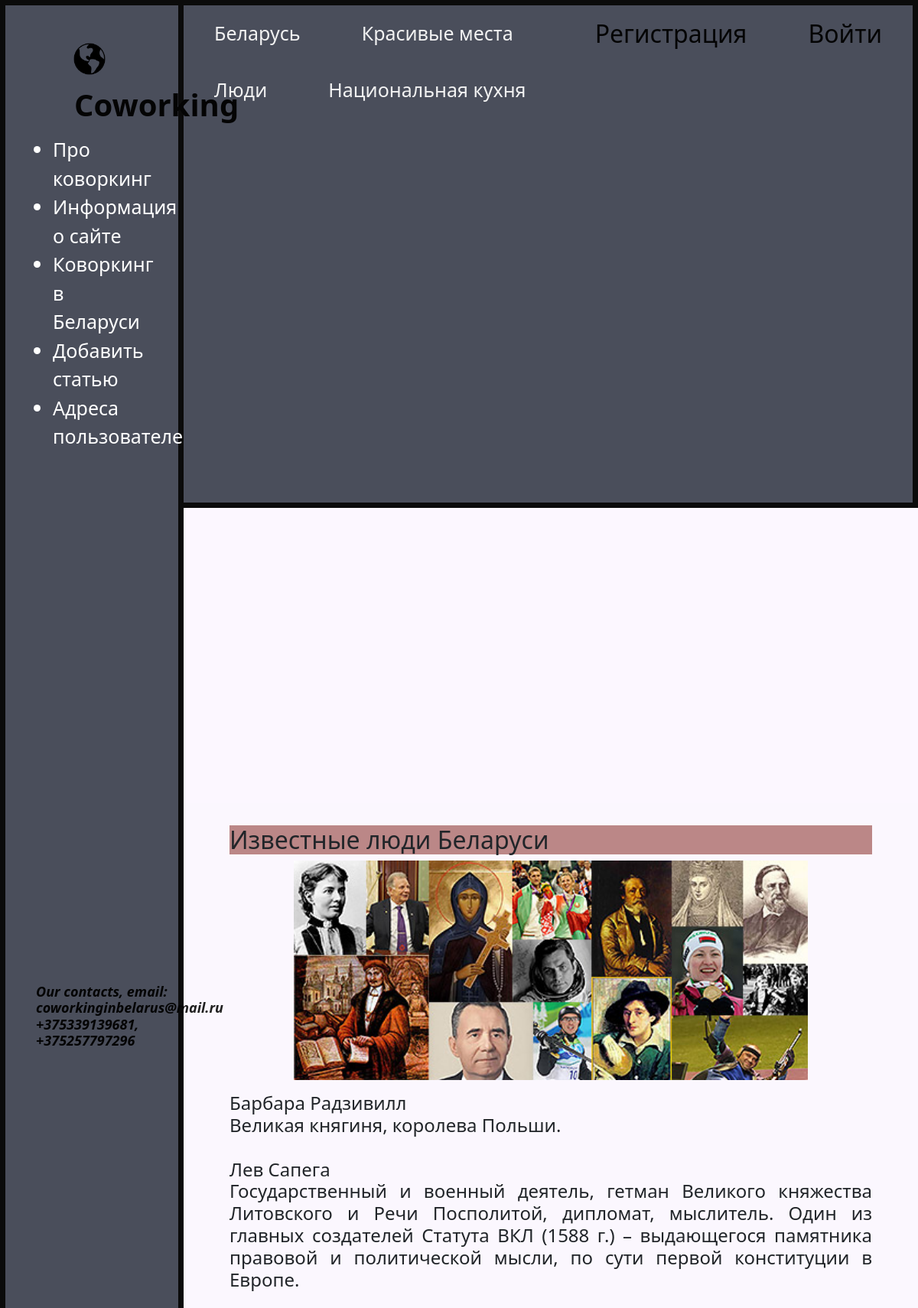
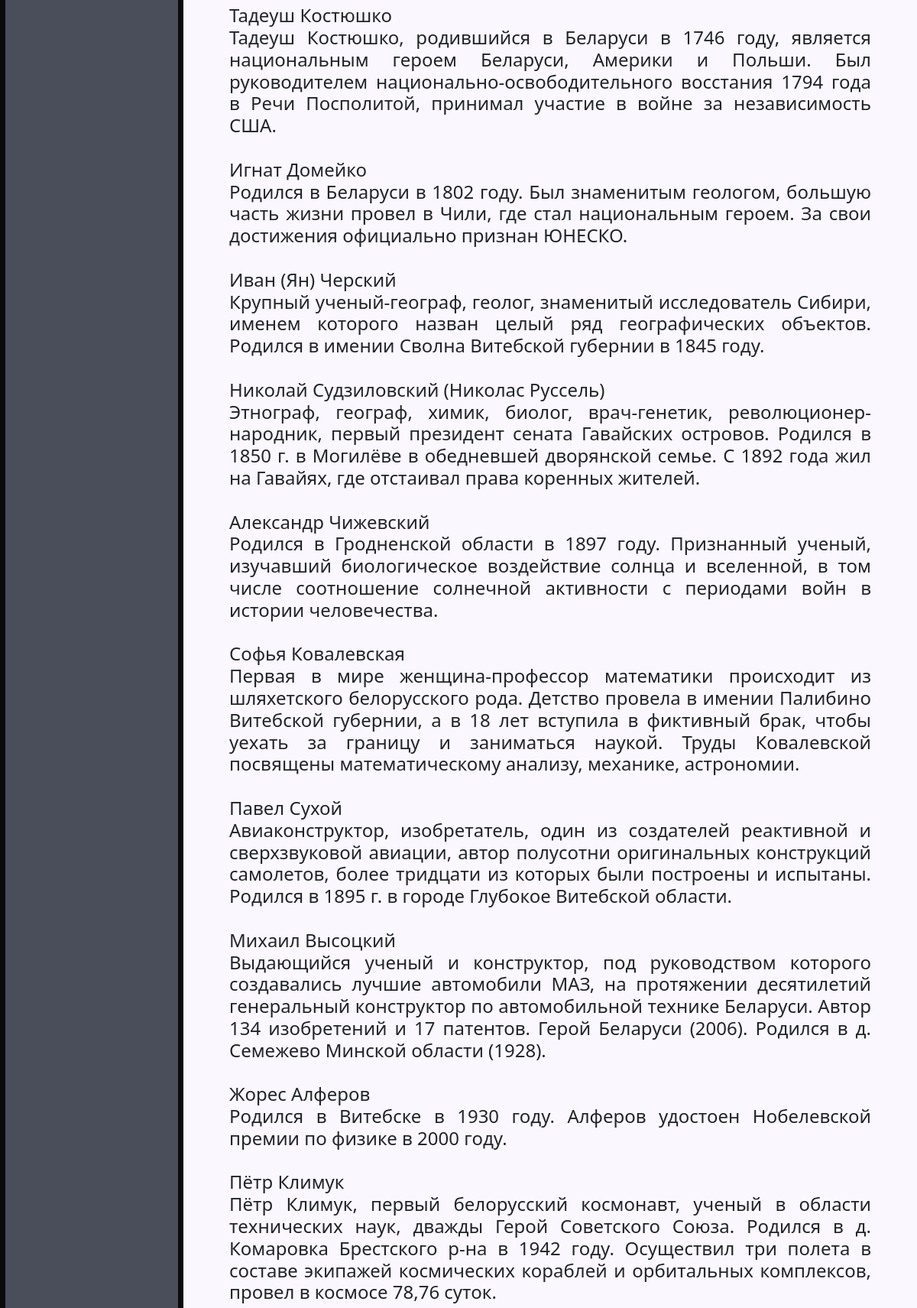
/PeopleBelarus/ (upper part), run on the app's committed database (2 pictures, top to bottom).
### coworking/models.py (models this page shows, shortened)
class AboutBelarus(models.Model):
    title = models.CharField(max_length=255, unique=True, verbose_name='Название')
    content = models.TextField(blank=True,unique=True, verbose_name='Контент')
    photo = models.ImageField(upload_to="photos/%Y/%m/%d/", blank = True, verbose_name='Фото')
    time_update = models.DateTimeField(auto_now=True, verbose_name="Время изменения")
    class Meta:
        verbose_name = 'О Беларуси'
        verbose_name_plural = 'О Беларуси'
        ordering = ['time_update']

### coworking/views.py (the view)
# urls.py: path('PeopleBelarus/', PeopleBelarus.as_view() , name = 'PeopleBelarus'),
class PeopleBelarus(ListView):
    model = AboutBelarus
    template_name = "coworking/PeopleBelarus.html"
    context_object_name = 'result'

### coworking/templatetags/coworking_tags.py (called while the page is built)
@register.inclusion_tag("coworking/show_footer_tag.html")
def show_footer():
    return

### cool_coworking/coworking/templates/coworking/PeopleBelarus.html (shortened to what this page needs)
{% extends 'coworking/base.html' %} {% load static %}  {% block content %} {% for i in result %}
<div class="Belarus">
  {% if i.title == 'Известные люди Беларуси' %}
  <h2>{{ i.title }}</h2>
  <p>
    <img style="width: 80%" src="{{ i.photo.url }}" />
  </p>
  <h4 style="text-align: justify">{{ i.content|linebreaksbr }}</h4>
</div>
{% endif %} {% endfor %} {% endblock %}

### coworking/static/coworking/css/coworking.css (style rules this page uses)
body { background-color: #fcf7ff; }
.Belarus { margin-top: 2%; }
.Belarus h2 { text-align: left; }
.Belarus h2 { background-color: #bb8787; }

### data on the page
AboutBelarus: title "Известные люди Беларуси", photo (picture), content "Барбара Радзивилл Великая княгиня, королева Польши. Лев Сапега Государственный и военный деятель, гетман Великого княжества Литовского и Речи Посполитой, дипломат, мыслитель. Один из главных создателей Статута ВКЛ (1588 г.) – выдающегося памятника правовой и политической мысли, по сути первой конституции в Европе. Тадеуш Костюшко Тадеуш Костюшко, родившийся в Беларуси в 1746 году, является национальным героем Беларуси, Америки и Польши. Был руководителем национально-освободительного восстания 1794 года в Речи Посполитой, принимал участие в войне за независимость США. Игнат Домейко Родился в Беларуси в 1802 году. Был знаменитым геологом, большую часть жизни провел в Чили, где стал…"
